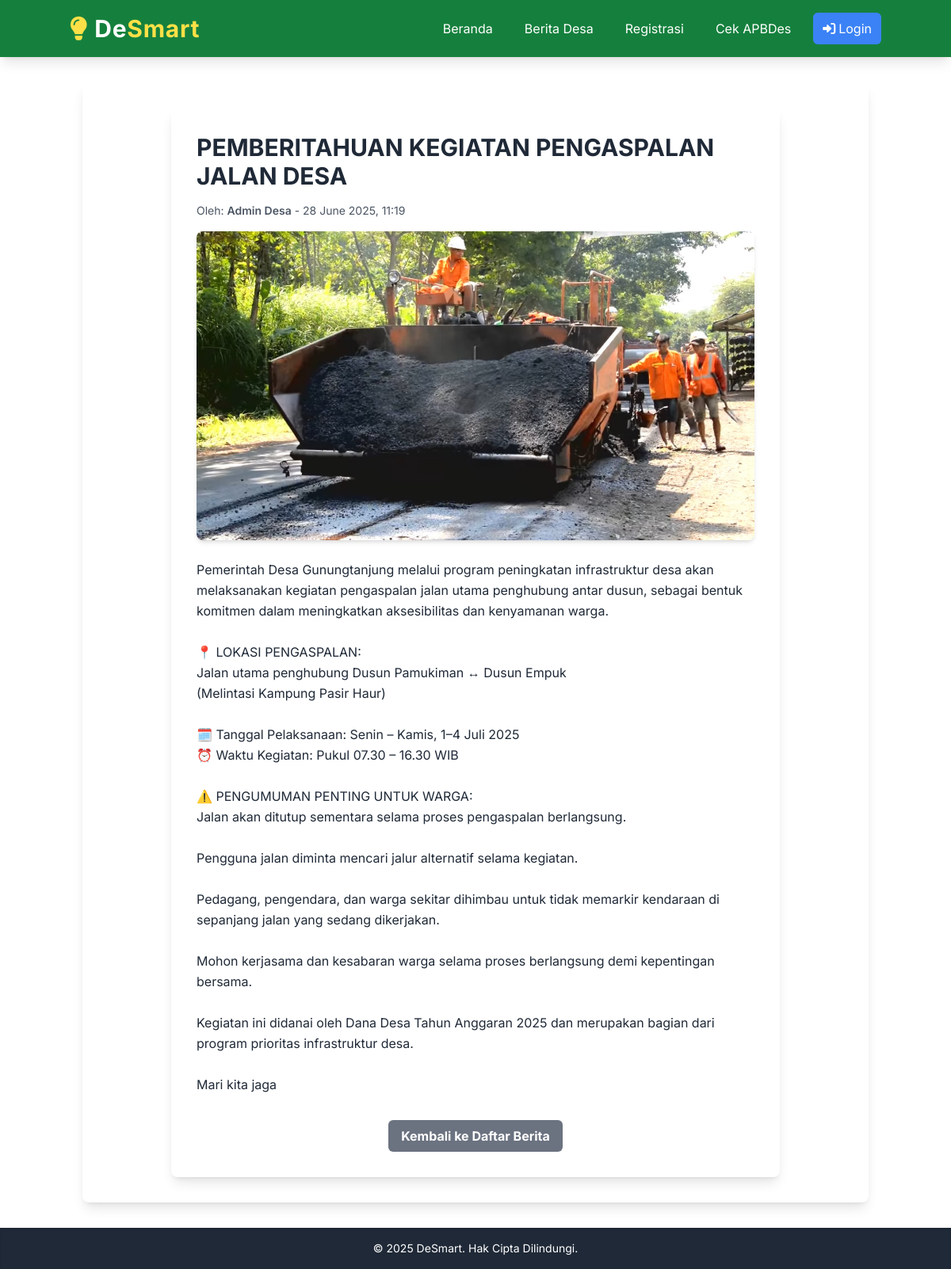
The app's page /berita/5 with its own data.
### models.py (models this page shows, shortened)
class Berita(db.Model):
    id = db.Column(db.Integer, primary_key=True)
    judul = db.Column(db.String(200), nullable=False)
    isi_berita = db.Column(db.Text, nullable=False)
    url_gambar_utama = db.Column(db.String(255), nullable=True)
    tanggal_publikasi = db.Column(db.DateTime, default=datetime.utcnow)
    penulis = db.Column(db.String(50), default='Admin Desa', nullable=False) # Penulis berita, defaultnya Admin Desa

### app.py (the view)
@app.route('/berita/<int:berita_id>')
def detail_berita_publik(berita_id):
    berita = Berita.query.get_or_404(berita_id)
    return render_template('detail_berita_publik.html', title=berita.judul, berita=berita)

### templates/detail_berita_publik.html (shortened to what this page needs)
{% extends 'layout.html' %}
{% block content %}
    <div class="max-w-3xl mx-auto bg-white p-8 rounded-lg shadow-lg">
        <h2 class="text-3xl font-bold text-gray-800 mb-4">{{ berita.judul }}</h2>
        <p class="text-sm text-gray-600 mb-4">
            Oleh: <span class="font-semibold">{{ berita.penulis }}</span> - {{ berita.tanggal_publikasi.strftime('%d %B %Y, %H:%M') }}
        </p>
        {% if berita.url_gambar_utama %}
            <div class="mb-6">
                <img src="{{ url_for('uploaded_file', filename=berita.url_gambar_utama) }}" alt="{{ berita.judul }}" class="w-full h-auto object-cover rounded-lg shadow-md">
            </div>
        {% endif %}
        <div class="mb-6">
            <p class="text-gray-800 leading-relaxed whitespace-pre-wrap">{{ berita.isi_berita }}</p>
        </div>
        <div class="mt-8 text-center">
            <a href="{{ url_for('daftar_berita_publik') }}" class="inline-block bg-gray-500 hover:bg-gray-600 text-white font-bold py-2 px-4 rounded-md transition-colors">Kembali ke Daftar Berita</a>
        </div>
    </div>
{% endblock %}

### templates/layout.html (style rules this page uses)
body { font-family: 'Inter', sans-serif; @apply bg-gray-100 text-gray-800; }

### records on screen
Berita: judul "PEMBERITAHUAN KEGIATAN PENGASPALAN JALAN DESA", penulis "Admin Desa", tanggal_publikasi "28 June 2025, 11:19", url_gambar_utama (picture), isi_berita "Pemerintah Desa Gunungtanjung melalui program peningkatan infrastruktur desa akan melaksanakan kegiatan pengaspalan jalan utama penghubung antar dusun, sebagai bentuk komitmen dalam meningkatkan aksesibilitas dan kenyamanan warga. 📍 LOKASI PENGASPALAN: Jalan utama penghubung Dusun Pamukiman ↔ Dusun Empuk (Melintasi Kampung Pasir Haur) 🗓️ Tanggal Pelaksanaan: Senin – Kamis, 1–4 Juli 2025 ⏰ Waktu Kegiatan: Pukul 07.30 – 16.30 WIB ⚠️ PENGUMUMAN PENTING UNTUK WARGA: Jalan akan ditutup sementara selama proses pengaspalan berlangsung. Pengguna jalan diminta mencari jalur alternatif selama kegiatan. Pedagang, pengendara, dan warga sekitar dihimbau untuk tidak memarkir kendaraan di sepanjang jalan…"
